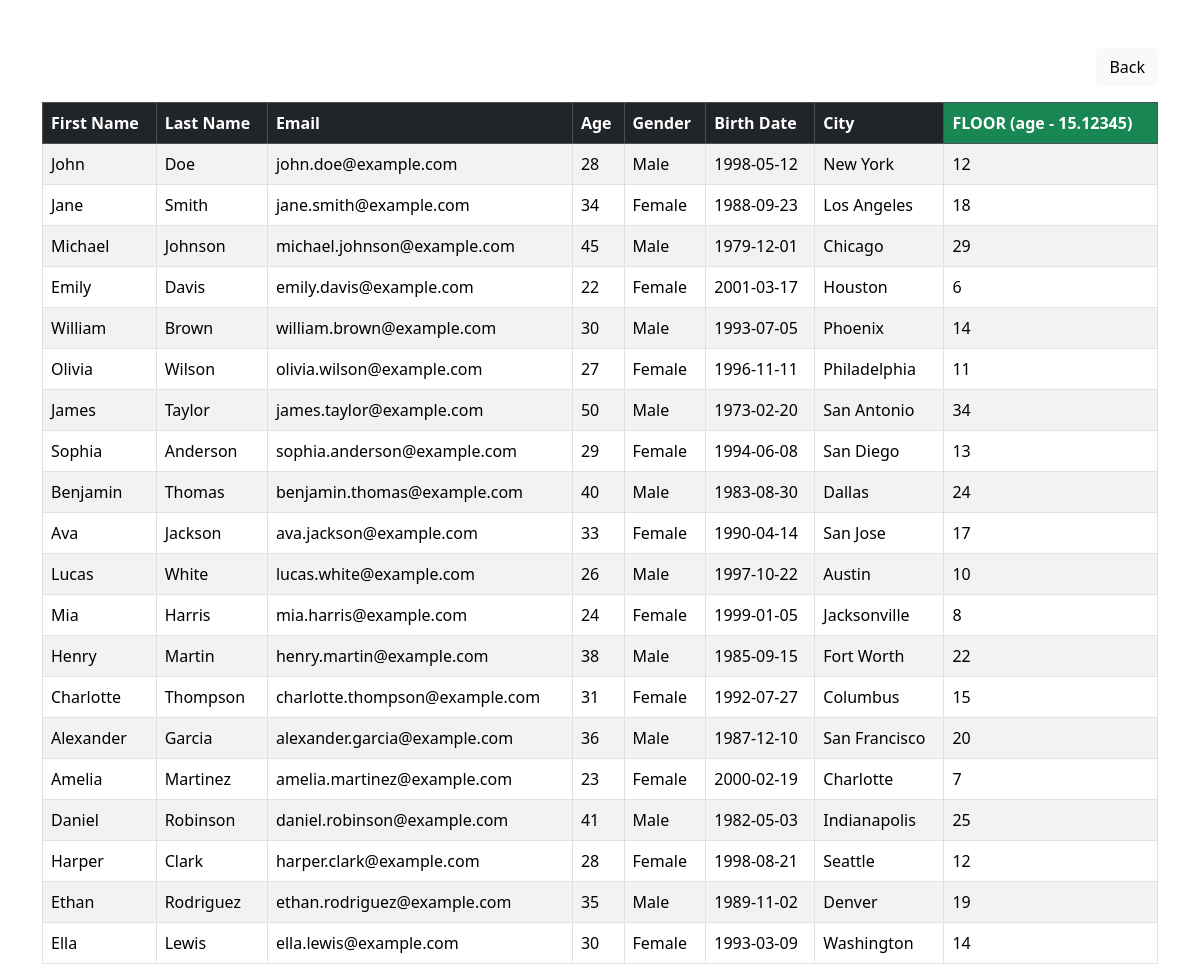
Screenshot of /floor.php with the database file from the repository.
### tables this page shows
CREATE TABLE `peopletbl` (
  `first_name` varchar(50) NOT NULL,
  `last_name` varchar(50) NOT NULL,
  `email` varchar(50) NOT NULL,
  `age` int(5) NOT NULL,
  `gender` varchar(20) NOT NULL,
  `birth_date` date NOT NULL,
  `city` varchar(50) NOT NULL
);

### floor.php (the view, shortened to what this page needs)
<?php
require_once "dbconnection.php";
$sql = "SELECT *, FLOOR(age - 15.12345) AS floor_age FROM peopletbl";
$result = mysqli_query($conn, $sql);
?>
<!DOCTYPE html>
<html lang="en">
<head>
    <link href="https://cdn.jsdelivr.net/npm/bootstrap@5.3.2/dist/css/bootstrap.min.css" rel="stylesheet">
</head>
<body>
<div class="container mt-5">
    <div class="d-flex justify-content-end mb-3">
        <a href="index.php" class="btn btn-light">Back</a>
    </div>
    <table class="table table-bordered table-striped">
        <thead class="table-dark">
            <tr>
                <th>First Name</th>
                <th>Last Name</th>
                <th>Email</th>
                <th>Age</th>
                <th>Gender</th>
                <th>Birth Date</th>
                <th>City</th>
                <th class="bg-success">FLOOR (age - 15.12345)</th>
            </tr>
        </thead>
        <tbody>
        <?php
        if (mysqli_num_rows($result) > 0) {
            while ($row = mysqli_fetch_assoc($result)) {
                echo "<tr>";
                echo "<td>{$row['first_name']}</td>";
                echo "<td>{$row['last_name']}</td>";
                echo "<td>{$row['email']}</td>";
                echo "<td>{$row['age']}</td>";
                echo "<td>{$row['gender']}</td>";
                echo "<td>{$row['birth_date']}</td>";
                echo "<td>{$row['city']}</td>";
                echo "<td>{$row['floor_age']}</td>";
                echo "</tr>";
            }
        } else {
            echo "<tr><td colspan='8'>No records found</td></tr>";
        }
        ?>
        </tbody>
    </table>
</div>
</body>
</html>

### rows the page displays
peopletbl: first_name "John", last_name "Doe", email "john.doe@example.com", age "28", gender "Male", birth_date "1998-05-12", city "New York", floor_age "12"
peopletbl: first_name "Jane", last_name "Smith", email "jane.smith@example.com", age "34", gender "Female", birth_date "1988-09-23", city "Los Angeles", floor_age "18"
peopletbl: first_name "Michael", last_name "Johnson", email "michael.johnson@example.com", age "45", gender "Male", birth_date "1979-12-01", city "Chicago", floor_age "29"
peopletbl: first_name "Emily", last_name "Davis", email "emily.davis@example.com", age "22", gender "Female", birth_date "2001-03-17", city "Houston", floor_age "6"
peopletbl: first_name "William", last_name "Brown", email "william.brown@example.com", age "30", gender "Male", birth_date "1993-07-05", city "Phoenix", floor_age "14"
peopletbl: first_name "Olivia", last_name "Wilson", email "olivia.wilson@example.com", age "27", gender "Female", birth_date "1996-11-11", city "Philadelphia", floor_age "11"
peopletbl: first_name "James", last_name "Taylor", email "james.taylor@example.com", age "50", gender "Male", birth_date "1973-02-20", city "San Antonio", floor_age "34"
peopletbl: first_name "Sophia", last_name "Anderson", email "sophia.anderson@example.com", age "29", gender "Female", birth_date "1994-06-08", city "San Diego", floor_age "13"
peopletbl: first_name "Benjamin", last_name "Thomas", email "benjamin.thomas@example.com", age "40", gender "Male", birth_date "1983-08-30", city "Dallas", floor_age "24"
peopletbl: first_name "Ava", last_name "Jackson", email "ava.jackson@example.com", age "33", gender "Female", birth_date "1990-04-14", city "San Jose", floor_age "17"
peopletbl: first_name "Lucas", last_name "White", email "lucas.white@example.com", age "26", gender "Male", birth_date "1997-10-22", city "Austin", floor_age "10"
peopletbl: first_name "Mia", last_name "Harris", email "mia.harris@example.com", age "24", gender "Female", birth_date "1999-01-05", city "Jacksonville", floor_age "8"
peopletbl: first_name "Henry", last_name "Martin", email "henry.martin@example.com", age "38", gender "Male", birth_date "1985-09-15", city "Fort Worth", floor_age "22"
peopletbl: first_name "Charlotte", last_name "Thompson", email "charlotte.thompson@example.com", age "31", gender "Female", birth_date "1992-07-27", city "Columbus", floor_age "15"
peopletbl: first_name "Alexander", last_name "Garcia", email "alexander.garcia@example.com", age "36", gender "Male", birth_date "1987-12-10", city "San Francisco", floor_age "20"
peopletbl: first_name "Amelia", last_name "Martinez", email "amelia.martinez@example.com", age "23", gender "Female", birth_date "2000-02-19", city "Charlotte", floor_age "7"
peopletbl: first_name "Daniel", last_name "Robinson", email "daniel.robinson@example.com", age "41", gender "Male", birth_date "1982-05-03", city "Indianapolis", floor_age "25"
peopletbl: first_name "Harper", last_name "Clark", email "harper.clark@example.com", age "28", gender "Female", birth_date "1998-08-21", city "Seattle", floor_age "12"
peopletbl: first_name "Ethan", last_name "Rodriguez", email "ethan.rodriguez@example.com", age "35", gender "Male", birth_date "1989-11-02", city "Denver", floor_age "19"
peopletbl: first_name "Ella", last_name "Lewis", email "ella.lewis@example.com", age "30", gender "Female", birth_date "1993-03-09", city "Washington", floor_age "14"
